Frame 1 (no input): blank canvas, image omitted
Frame 60 (the mouse pressed at the canvas centre just before this capture): blank canvas, image omitted
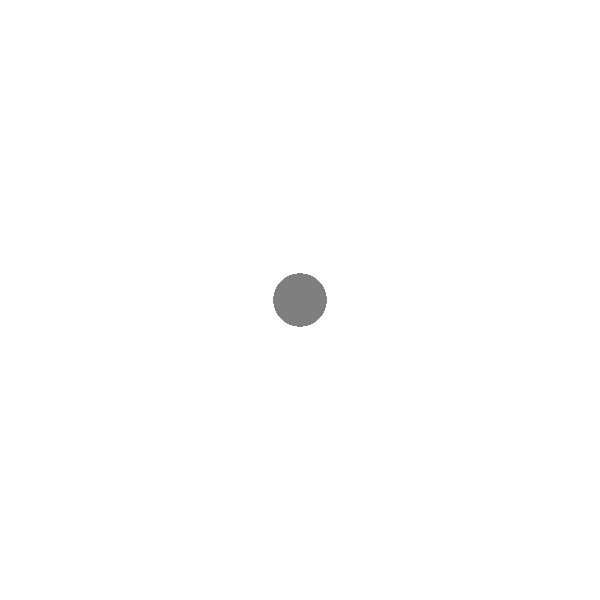
Frame 120 (the mouse held since frame 60 and released just before this capture)

The Processing sketch whose frames 1 and 60 were blank and that drew this single picture after the mouse press (run headless with seeded random() and noise(); from frame 60 on, the mouse is pressed at the canvas centre):

// Processing sketch: sketch_06_map
// ── sketch_06_map.pde

void setup () {
  size(600, 600);
  background(255);
}

void draw () {
  noStroke();
  if (mousePressed == true) {
    float s = map(mouseX, 0, width, 5, 100);
    float c = map(mouseY, 0, height, 0, 255);
    fill(c);
    ellipse(mouseX, mouseY, s, s);
  }
}
